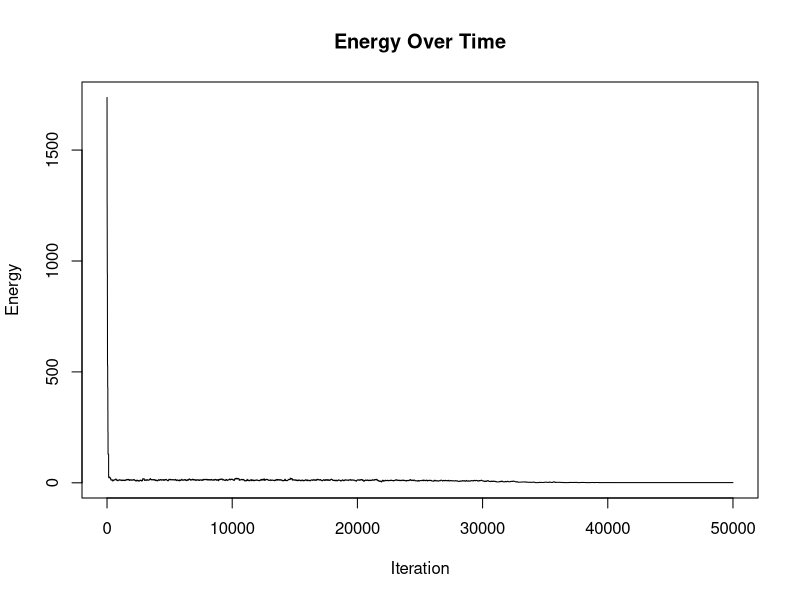

Write R code to recreate this figure.
##----------------------------------------------------------------------
## EVERYTHING YOU NEED TO CHANGE IS IN THIS SECTION OR THE FINAL SECTION

# Number of doctors available
ndoctors <- 7

# Number of nurses
nnurses <- 10

# Number of days in the schedule
ndays <- 7

# Number of staff present for each shift (must have same # of shifts)
# e.g., c(2, 3, 3) has three shifts with 2, 3, 3 people respectively
doctorstaffing <- c(2, 2, 2)
nursestaffing <- c(3, 3, 3)

# Penalties for violating each of six constraints
penalties <- c(100, 100, 0.5, 5, 1, 2)

# Number of iterations
niter <- 50000

# Cosine cooling schedule
coolingschedule <- function(i, n) {
  return(0.5 * (1 + cos(pi * i / n)))
}

## END OF PARAMETER SECTION
##----------------------------------------------------------------------

# Calculate indices for doctors and nurses
doctorindices <- c(1, cumsum(doctorstaffing) + 1)
nurseindices <- c(1, cumsum(nursestaffing) + 1)
nshifts <- length(doctorstaffing)

# Function to calculate the "energy" (total cost of violations)
get_energy <- function(doctorsunwrapped, nursesunwrapped, penalties) {
  return(get_energy_sub(doctorsunwrapped, penalties) +
           get_energy_sub(nursesunwrapped, penalties))
}

# Energy calculation for doctors and nurses
get_energy_sub <- function(subsched, penalties) {
  energy <- 0
  totshift <- rep(0, dim(subsched)[1])
  for (i in 1:dim(subsched)[1]) {
    totshift[i] <- sum(subsched[i, , ])
    lastshift <- subsched[i, ndays, nshifts]
    prevoff <- all(subsched[i, ndays, ] == FALSE)
    daysoff <- 0
    twoinarow <- 1
    if (lastshift == 1) {
      lastshift <- lastshift + subsched[i, ndays, nshifts - 1]
    }
    for (j in 1:ndays) {
      if (all(subsched[i, j, ] == FALSE)) {
        daysoff <- daysoff + 1
        if (prevoff) {
          twoinarow <- 0
        }
        prevoff <- TRUE
      } else {
        if (!prevoff && j == 2) {
          energy <- energy + penalties[5]
        }
        prevoff <- FALSE
      }
      if (subsched[i, j, 1] == 1) {
        lastshift <- lastshift + 1
        if (lastshift > 1) {
          energy <- energy + penalties[4]
        }
        if (lastshift > 2) {
          energy <- energy + penalties[1]
        }
      } else {
        lastshift <- 0
      }
      for (k in 2:nshifts) {
        if (subsched[i, j, k] == 1) {
          lastshift <- lastshift + 1
          if (lastshift > 2) {
            energy <- energy + penalties[1]
          }
        } else {
          lastshift <- 0
        }
      }
    }
    energy <- energy + twoinarow * penalties[3] + (daysoff < 2) * penalties[2]
  }
  energy <- energy + penalties[6] * sd(totshift)
  return(energy)
}

# Initial schedules
totalspots <- ndays * sum(doctorstaffing)
initialloop <- rep(1:ndoctors, ceiling(totalspots / ndoctors))
doctorschedule <- matrix(initialloop[1:totalspots], nrow = sum(doctorstaffing), ncol = ndays)
totalspots <- ndays * sum(nursestaffing)
initialloop <- rep(1:nnurses, ceiling(totalspots / nnurses))
nurseschedule <- matrix(initialloop[1:totalspots], nrow = sum(nursestaffing), ncol = ndays)

# Unwrapped schedules for each worker
doctorsunwrapped <- array(0, c(ndoctors, ndays, nshifts))
for (i in 1:ndays) {
  for (j in 1:nshifts) {
    for (k in doctorindices[j]:(doctorindices[j + 1] - 1)) {
      doctorsunwrapped[doctorschedule[k, i], i, j] <- 1
    }
  }
}

nursesunwrapped <- array(0, c(nnurses, ndays, nshifts))
for (i in 1:ndays) {
  for (j in 1:nshifts) {
    for (k in nurseindices[j]:(nurseindices[j + 1] - 1)) {
      nursesunwrapped[nurseschedule[k, i], i, j] <- 1
    }
  }
}

# Starting energy
energy <- rep(0, niter)
energy[1] <- get_energy(doctorsunwrapped, nursesunwrapped, penalties)

# Gibbs sampler with cosine cooling schedule
for (i in 2:niter) {
  temperature <- coolingschedule(i, niter)
  
  if (runif(1) < 0.5) {
    prop <- doctorschedule
    posx <- sample(1:sum(doctorstaffing), 1)
    posy <- sample(1:ndays, 1)
    available <- 1:ndoctors
    myblock <- min(which(doctorindices > posx)) - 1
    for (j in doctorindices[myblock]:(doctorindices[myblock + 1] - 1)) {
      if (j != posx) {
        available <- setdiff(available, doctorschedule[j, posy])
      }
    }
    prop[posx, posy] <- sample(available, 1)
    propunwrapped <- doctorsunwrapped
    propunwrapped[doctorschedule[posx, posy], posy, myblock] <- 0
    propunwrapped[prop[posx, posy], posy, myblock] <- 1
    new_energy <- get_energy(propunwrapped, nursesunwrapped, penalties)
    if (runif(1) < exp((energy[i - 1] - new_energy) / temperature)) {
      energy[i] <- new_energy
      doctorschedule <- prop
      doctorsunwrapped <- propunwrapped
    } else {
      energy[i] <- energy[i - 1]
    }
  } else {
    prop <- nurseschedule
    posx <- sample(1:sum(nursestaffing), 1)
    posy <- sample(1:ndays, 1)
    available <- 1:nnurses
    myblock <- min(which(nurseindices > posx)) - 1
    for (j in nurseindices[myblock]:(nurseindices[myblock + 1] - 1)) {
      if (j != posx) {
        available <- setdiff(available, nurseschedule[j, posy])
      }
    }
    prop[posx, posy] <- sample(available, 1)
    propunwrapped <- nursesunwrapped
    propunwrapped[nurseschedule[posx, posy], posy, myblock] <- 0
    propunwrapped[prop[posx, posy], posy, myblock] <- 1
    new_energy <- get_energy(doctorsunwrapped, propunwrapped, penalties)
    if (runif(1) < exp((energy[i - 1] - new_energy) / temperature)) {
      energy[i] <- new_energy
      nurseschedule <- prop
      nursesunwrapped <- propunwrapped
    } else {
      energy[i] <- energy[i - 1]
    }
  }
}

##----------------------------------------------------------------------
## EVERYTHING YOU NEED TO CHANGE IS IN THIS SECTION OR THE FIRST SECTION

# Plotting the energy over time
plot(energy, type = "l", main = "Energy Over Time", xlab = "Iteration", ylab = "Energy")

# Lowest energy achieved
cat("Lowest Energy:", min(energy), "\n")

# Final schedules for doctors and nurses
print("Final Doctors Schedule:")
print(doctorschedule)
print("Final Nurses Schedule:")
print(nurseschedule)

# Example: Doctor 3's unwrapped schedule
print("Doctor 3's Schedule:")
print(doctorsunwrapped[3, , ])

## END OF FINAL SECTION
##----------------------------------------------------------------------
